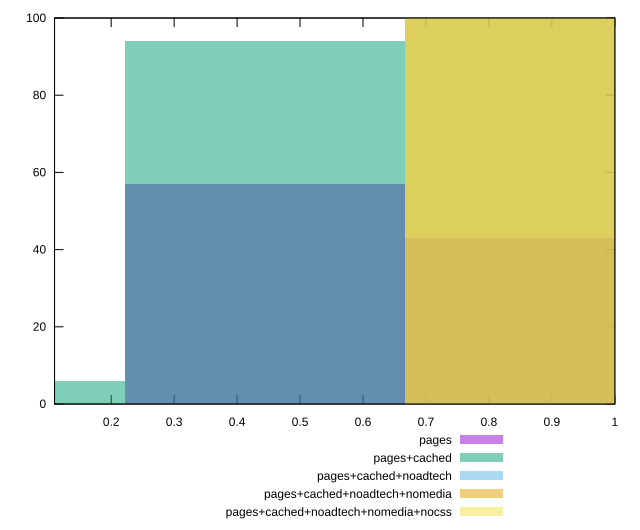

Generate this figure with gnuplot:
reset

$pages <<EOF
0.44440977195159576 57
0.8888195439031915 43
EOF

$pagesCached <<EOF
0.44440977195159576 94
0 6
EOF

$pagesCachedNoadtech <<EOF
0.8888195439031915 100
EOF

$pagesCachedNoadtechNomedia <<EOF
0.8888195439031915 100
EOF

$pagesCachedNoadtechNomediaNocss <<EOF
0.8888195439031915 100
EOF

set key outside below
set boxwidth 0.44440977195159576
set xrange [0.11:1]
set yrange [0:100]
set trange [0:100]
set style fill transparent solid 0.5 noborder
set terminal svg size 640, 530 enhanced background rgb 'white'
set output "report_00009_2021-02-08T22-37-41.559Z/total-blocking-time/comparison/histogram/all_score.svg"

plot $pages title "pages" with boxes, \
     $pagesCached title "pages+cached" with boxes, \
     $pagesCachedNoadtech title "pages+cached+noadtech" with boxes, \
     $pagesCachedNoadtechNomedia title "pages+cached+noadtech+nomedia" with boxes, \
     $pagesCachedNoadtechNomediaNocss title "pages+cached+noadtech+nomedia+nocss" with boxes

reset
